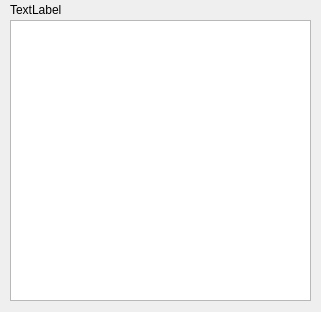
<?xml version="1.0" encoding="UTF-8"?>
<ui version="4.0">
 <class>Statistics</class>
 <widget class="QDialog" name="Statistics">
  <property name="geometry">
   <rect>
    <x>0</x>
    <y>0</y>
    <width>321</width>
    <height>312</height>
   </rect>
  </property>
  <property name="windowTitle">
   <string>Dialog</string>
  </property>
  <widget class="QLabel" name="descriptionLabel">
   <property name="geometry">
    <rect>
     <x>10</x>
     <y>0</y>
     <width>481</width>
     <height>20</height>
    </rect>
   </property>
   <property name="text">
    <string>TextLabel</string>
   </property>
  </widget>
  <widget class="QTableWidget" name="tableWidget">
   <property name="geometry">
    <rect>
     <x>10</x>
     <y>20</y>
     <width>301</width>
     <height>281</height>
    </rect>
   </property>
  </widget>
 </widget>
 <resources/>
 <connections/>
</ui>
